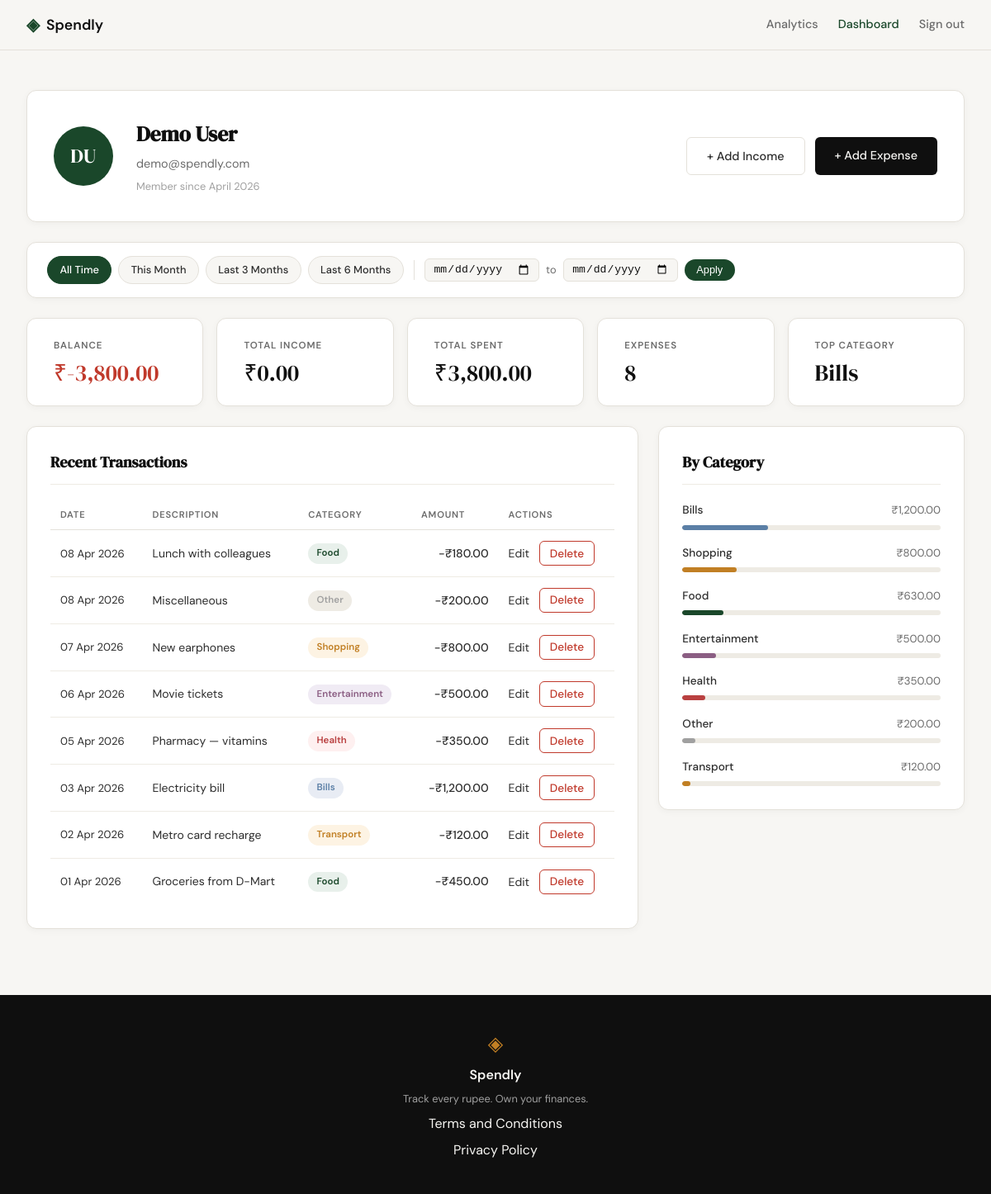
Screenshot of /profile (signed in) with the database file from the repository.
### tables this page shows
CREATE TABLE users (
            id            INTEGER PRIMARY KEY AUTOINCREMENT,
            name          TEXT    NOT NULL,
            email         TEXT    UNIQUE NOT NULL,
            password_hash TEXT    NOT NULL,
            created_at    TEXT    DEFAULT (datetime('now'))
        );

CREATE TABLE expenses (
            id          INTEGER PRIMARY KEY AUTOINCREMENT,
            user_id     INTEGER NOT NULL REFERENCES users(id),
            amount      REAL    NOT NULL,
            category    TEXT    NOT NULL,
            date        TEXT    NOT NULL,
            description TEXT,
            created_at  TEXT    DEFAULT (datetime('now'))
        );

### app.py (the view)
@app.route("/profile")
def profile():
    if not session.get("user_id"):
        return redirect(url_for("login"))
    uid = session["user_id"]
    today = date.today()
    date_from = _parse_date(request.args.get("date_from"))
    date_to = _parse_date(request.args.get("date_to"))
    if date_from and date_to and date_from > date_to:
        flash("Start date must be before end date.", "error")
        date_from = date_to = None
    today_str = today.isoformat()
    this_month_from = today.replace(day=1).isoformat()
    this_month_to = today.replace(
        day=calendar.monthrange(today.year, today.month)[1]
    ).isoformat()
    presets = {
        "this_month": {"date_from": this_month_from, "date_to": this_month_to},
        "last_3": {"date_from": _months_ago(today, 3), "date_to": today_str},
        "last_6": {"date_from": _months_ago(today, 6), "date_to": today_str},
    }
    return render_template(
        "profile.html",
        user=get_user_by_id(uid),
        stats=get_summary_stats(uid, date_from, date_to),
        transactions=get_recent_transactions(uid, date_from=date_from, date_to=date_to),
        categories=get_category_breakdown(uid, date_from, date_to),
        date_from=date_from,
        date_to=date_to,
        presets=presets,
    )

### app.py (called while the page is built)
def _parse_date(val):
    try:
        datetime.strptime(val, "%Y-%m-%d")
        return val
    except (ValueError, TypeError):
        return None

def _months_ago(today, n):
    m, y = today.month - n, today.year
    while m <= 0:
        m += 12
        y -= 1
    return date(y, m, 1).isoformat()

### database/db.py (called while the page is built)
def get_db():
    conn = sqlite3.connect(DB_PATH)
    conn.row_factory = sqlite3.Row
    conn.execute("PRAGMA foreign_keys = ON")
    return conn

### database/queries.py (called while the page is built)
def _build_date_filter(date_from, date_to):
    if date_from and date_to:
        return "AND date BETWEEN ? AND ?", [date_from, date_to]
    return "", []

def get_user_by_id(user_id):
    conn = get_db()
    row = conn.execute(
        "SELECT id, name, email, created_at FROM users WHERE id = ?",
        (user_id,),
    ).fetchone()
    conn.close()
    if row is None:
        return None
    name = row["name"]
    initials = "".join(w[0].upper() for w in name.split() if w)
    member_since = datetime.strptime(row["created_at"], "%Y-%m-%d %H:%M:%S").strftime(
        "%B %Y"
    )
    return {
        "name": name,
        "email": row["email"],
        "initials": initials,
        "member_since": member_since,
    }

def get_category_breakdown(user_id, date_from=None, date_to=None):
    date_clause, date_params = _build_date_filter(date_from, date_to)
    params = [user_id] + date_params
    conn = get_db()
    rows = conn.execute(
        "SELECT category AS name, SUM(amount) AS total "
        "FROM expenses "
        "WHERE user_id = ? " + date_clause + " GROUP BY category "
        "ORDER BY total DESC",
        params,
    ).fetchall()
    conn.close()
    grand_total = sum(r["total"] for r in rows)
    if grand_total == 0:
        return []
    pcts = [int(r["total"] / grand_total * 100) for r in rows]
    pcts[0] += 100 - sum(pcts)
    return [
        {
            "name": r["name"],
            "amount": "{:,.2f}".format(r["total"]),
            "percent": pct,
        }
        for r, pct in zip(rows, pcts)
    ]

### templates/profile.html (shortened to what this page needs)
{% extends "base.html" %}
{% block head %}
<link rel="stylesheet" href="{{ url_for('static', filename='css/profile.css') }}">
{% endblock %}
{% block content %}
<div class="profile-page">
    <div class="profile-inner">
        <div class="profile-header-card">
            <div class="profile-avatar">{{ user.initials }}</div>
            <div class="profile-info">
                <h1 class="profile-name">{{ user.name }}</h1>
                <p class="profile-email">{{ user.email }}</p>
                <p class="profile-since">Member since {{ user.member_since }}</p>
            </div>
            <div class="profile-header-actions">
                <a href="{{ url_for('add_income') }}" class="btn-ghost profile-add-btn">+ Add Income</a>
                <a href="{{ url_for('add_expense') }}" class="btn-primary profile-add-btn">+ Add Expense</a>
            </div>
        </div>
        <div class="filter-bar">
            <div class="filter-presets">
                <a href="{{ url_for('profile') }}"
                   class="filter-preset-btn{% if not date_from and not date_to %} filter-preset-btn--active{% endif %}">
                    All Time
                </a>
                <a href="{{ url_for('profile', date_from=presets.this_month.date_from, date_to=presets.this_month.date_to) }}"
                   class="filter-preset-btn{% if date_from == presets.this_month.date_from and date_to == presets.this_month.date_to %} filter-preset-btn--active{% endif %}">
                    This Month
                </a>
                <a href="{{ url_for('profile', date_from=presets.last_3.date_from, date_to=presets.last_3.date_to) }}"
                   class="filter-preset-btn{% if date_from == presets.last_3.date_from and date_to == presets.last_3.date_to %} filter-preset-btn--active{% endif %}">
                    Last 3 Months
                </a>
                <a href="{{ url_for('profile', date_from=presets.last_6.date_from, date_to=presets.last_6.date_to) }}"
                   class="filter-preset-btn{% if date_from == presets.last_6.date_from and date_to == presets.last_6.date_to %} filter-preset-btn--active{% endif %}">
                    Last 6 Months
                </a>
            </div>
            <form class="filter-form" method="GET" action="{{ url_for('profile') }}">
                <input type="date" name="date_from" class="filter-date-input"
                       value="{{ date_from or '' }}">
                <span class="filter-to-label">to</span>
                <input type="date" name="date_to" class="filter-date-input"
                       value="{{ date_to or '' }}">
                <button type="submit" class="filter-apply-btn">Apply</button>
            </form>
        </div>
        <div class="profile-stats">
            <div class="stat-card">
                <span class="stat-label">Balance</span>
                <span class="stat-value {{ 'stat-value--negative' if stats.balance_raw < 0 else 'stat-value--positive' }}">₹{{ stats.balance }}</span>
            </div>
            <div class="stat-card">
                <span class="stat-label">Total Income</span>
                <span class="stat-value">₹{{ stats.total_income }}</span>
            </div>
            <div class="stat-card">
                <span class="stat-label">Total Spent</span>
                <span class="stat-value">₹{{ stats.total }}</span>
            </div>
            <div class="stat-card">
                <span class="stat-label">Expenses</span>
                <span class="stat-value">{{ stats.count }}</span>
            </div>
            <div class="stat-card">
                <span class="stat-label">Top Category</span>
                <span class="stat-value">{{ stats.top_category }}</span>
            </div>
        </div>
        <div class="profile-grid">
            <div class="profile-section">
                <div class="section-title-row">
                    <h2 class="section-title">Recent Transactions</h2>
                </div>
                <div class="tx-table-wrapper">
                    <table class="tx-table">
                        <thead>
                            <tr>
                                <th>Date</th>
                                <th>Description</th>
                                <th>Category</th>
                                <th class="tx-amount-col">Amount</th>
                                <th>Actions</th>
                            </tr>
                        </thead>
                        <tbody>
                            {% for tx in transactions %}
                            <tr>
                                <td class="tx-date">{{ tx.date }}</td>
                                <td class="tx-desc">{{ tx.description }}</td>
                                <td>
                                    <span class="cat-badge {{ 'cat-badge--income' if tx.type == 'income' else 'cat-badge--' ~ tx.category | lower }}">
                                        {{ tx.category }}
                                    </span>
                                </td>
                                <td class="tx-amount tx-amount--{{ tx.type }}">
                                    {{ '+' if tx.type == 'income' else '-' }}₹{{ tx.amount }}
                                </td>
                                <td class="tx-actions">
                                    {% if tx.type == 'income' %}
                                    <a href="{{ url_for('edit_income', id=tx.id) }}" class="tx-edit-link">Edit</a>
                                    <form method="POST" action="{{ url_for('delete_income', id=tx.id) }}"
                                          style="display:inline"
                                          onsubmit="return confirm('Delete this income entry?')">
                                        <button type="submit" class="btn-delete">Delete</button>
                                    </form>
                                    {% else %}
                                    <a href="{{ url_for('edit_expense', id=tx.id) }}" class="tx-edit-link">Edit</a>
                                    <form method="POST" action="{{ url_for('delete_expense', id=tx.id) }}"
                                          style="display:inline"
                                          onsubmit="return confirm('Delete this expense?')">
                                        <button type="submit" class="btn-delete">Delete</button>
                                    </form>
                                    {% endif %}
                                </td>
                            </tr>
                            {% endfor %}
                        </tbody>
                    </table>
                </div>
            </div>
            <div class="profile-section">
                <h2 class="section-title">By Category</h2>
                <div class="category-list">
                    {% for cat in categories %}
                    <div class="cat-row">
                        <div class="cat-row-header">
                            <span class="cat-row-name">{{ cat.name }}</span>
                            <span class="cat-row-amount">₹{{ cat.amount }}</span>
                        </div>
                        <div class="cat-bar-track">
                            <div class="cat-bar cat-bar--{{ cat.name | lower }}"
                                 style="width: {{ cat.percent }}%"></div>
                        </div>
                    </div>
                    {% endfor %}
                </div>
            </div>
        </div>
    </div>
</div>
{% endblock %}

### templates/base.html (shortened to what this page needs)
<!DOCTYPE html>
<html lang="en">
<head>
    <link rel="stylesheet" href="{{ url_for('static', filename='css/style.css') }}">
    {% block head %}{% endblock %}
</head>
<body>
    <nav class="navbar">
        <div class="nav-inner">
            <a href="{{ url_for('landing') }}" class="nav-brand">
                <span class="brand-icon">◈</span>
                <span class="brand-name">Spendly</span>
            </a>
            <div class="nav-links">
                {% if session.user_id %}
                <a href="{{ url_for('analytics') }}" class="{{ 'nav-link-active' if request.endpoint == 'analytics' else '' }}">Analytics</a>
                <a href="{{ url_for('profile') }}" class="{{ 'nav-link-active' if request.endpoint == 'profile' else '' }}">Dashboard</a>
                <a href="{{ url_for('logout') }}">Sign out</a>
                {% else %}
                <a href="{{ url_for('login') }}">Sign in</a>
                <a href="{{ url_for('register') }}" class="nav-cta">Get started</a>
                {% endif %}
            </div>
        </div>
    </nav>
    <main class="main-content">
        {% block content %}{% endblock %}
    </main>
    <footer class="footer">
        <div class="footer-inner">
            <span class="brand-icon">◈</span>
            <span class="footer-name">Spendly</span>
            <p class="footer-copy">Track every rupee. Own your finances.</p>
            <a href="/terms">Terms and Conditions</a>
            <a href="/privacy">Privacy Policy</a>
        </div>
    </footer>
</body>
</html>

### static/css/style.css (style rules this page uses)
:root { --ink: #0f0f0f; --ink-soft: #2d2d2d; --ink-muted: #6b6b6b; --ink-faint: #a0a0a0; --paper: #f7f6f3; --paper-warm: #f0ede6; --paper-card: #ffffff; --accent: #1a472a; --accent-light: #e8f0eb; --accent-2: #c17f24; --accent-2-light: #fdf3e3; --danger: #c0392b; --danger-light: #fdecea; --border: #e4e1da; --border-soft: #eeebe4; --font-display: 'DM Serif Display', Georgia, serif; --font-body: 'DM Sans', system-ui, sans-serif; --max-width: 1200px; --auth-width: 440px; --radius-sm: 6px; --radius-md: 12px; --radius-lg: 20px; }
*, *::before, *::after { box-sizing: border-box; margin: 0; padding: 0; }
html { font-size: 16px; scroll-behavior: smooth; }
body { background: var(--paper); color: var(--ink); font-family: var(--font-body); font-size: 1rem; line-height: 1.6; -webkit-font-smoothing: antialiased; }
a { color: inherit; text-decoration: none; }
.navbar { position: sticky; top: 0; z-index: 100; background: var(--paper); border-bottom: 1px solid var(--border); padding: 0 2rem; }
.nav-inner { max-width: var(--max-width); margin: 0 auto; height: 60px; display: flex; align-items: center; justify-content: space-between; }
.nav-brand { display: flex; align-items: center; gap: 0.5rem; font-family: var(--font-body); font-weight: 600; font-size: 1.1rem; color: var(--ink); }
.brand-icon { color: var(--accent); font-size: 1.3rem; }
.brand-name { color: var(--ink); }
.nav-links { display: flex; align-items: center; gap: 1.5rem; font-size: 0.9rem; font-weight: 500; }
.nav-links a { color: var(--ink-muted); transition: color 0.2s; }
.nav-link-active { color: var(--accent) !important; font-weight: 500; }
.main-content { min-height: calc(100vh - 60px - 100px); }
.btn-primary { display: inline-block; background: var(--ink); color: var(--paper); padding: 0.65rem 1.5rem; border-radius: var(--radius-sm); font-family: var(--font-body); font-size: 0.9rem; font-weight: 500; cursor: pointer; border: none; transition: background 0.2s; text-decoration: none; }
.btn-ghost { display: inline-block; background: transparent; color: var(--ink-soft); padding: 0.65rem 1.5rem; border-radius: var(--radius-sm); font-size: 0.9rem; font-weight: 500; border: 1px solid var(--border); transition: all 0.2s; text-decoration: none; }
.btn-delete { display: inline-block; background: transparent; color: var(--danger); border: 1px solid var(--danger); padding: 0.35rem 0.75rem; border-radius: var(--radius-sm); font-family: var(--font-body); font-size: 0.85rem; font-weight: 500; cursor: pointer; margin-left: 0.5rem; transition: background 0.2s; }
.footer { background: var(--ink); color: var(--paper); padding: 2.5rem 2rem; text-align: center; }
.footer-inner { display: flex; flex-direction: column; align-items: center; gap: 0.4rem; }
.footer .brand-icon { color: var(--accent-2); font-size: 1.5rem; }
.footer-name { font-weight: 600; font-size: 1rem; }
.footer-copy { font-size: 0.8rem; color: var(--ink-faint); }

### rows the page displays
users: name "Demo User", email "demo@spendly.com"
expenses: top_category "Bills", date "03 Apr 2026", description "Electricity bill", category "Bills", type "-", amount "1,200.00", name "Bills", {{ cat.percent }} 33 (drawn)
expenses: date "08 Apr 2026", description "Lunch with colleagues", category "Food", type "-", amount "180.00"
expenses: date "08 Apr 2026", description "Miscellaneous", category "Other", type "-", amount "200.00", name "Other", {{ cat.percent }} 5 (drawn)
expenses: date "07 Apr 2026", description "New earphones", category "Shopping", type "-", amount "800.00", name "Shopping", {{ cat.percent }} 21 (drawn)
expenses: date "06 Apr 2026", description "Movie tickets", category "Entertainment", type "-", amount "500.00", name "Entertainment", {{ cat.percent }} 13 (drawn)
expenses: date "05 Apr 2026", description "Pharmacy — vitamins", category "Health", type "-", amount "350.00", name "Health", {{ cat.percent }} 9 (drawn)
expenses: date "02 Apr 2026", description "Metro card recharge", category "Transport", type "-", amount "120.00", name "Transport", {{ cat.percent }} 3 (drawn)
expenses: date "01 Apr 2026", description "Groceries from D-Mart", category "Food", type "-", amount "450.00"

### other values shown
{{ user.initials }} "DU"
{{ user.member_since }} "April 2026"
{{ stats.balance }} "-3,800.00"
{{ stats.total_income }} "0.00"
{{ stats.total }} "3,800.00"
{{ stats.count }} "8"
{{ cat.name }} "Food"
{{ cat.amount }} "630.00"
